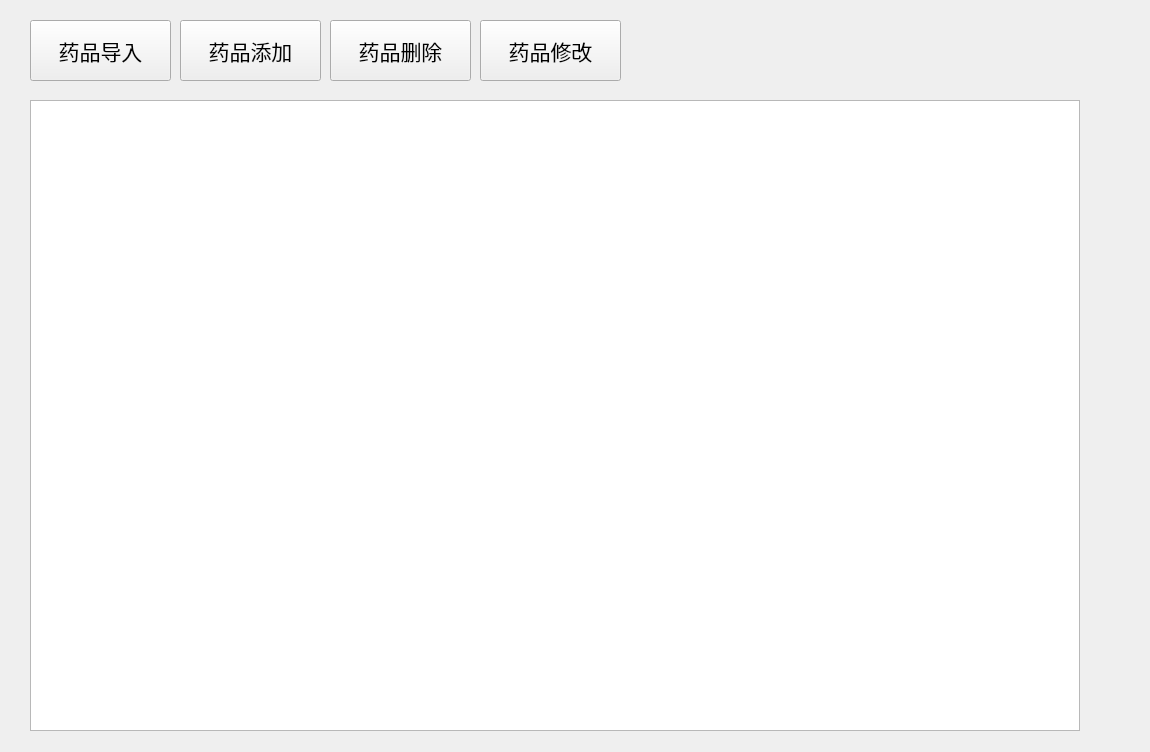
<?xml version="1.0" encoding="UTF-8"?>
<ui version="4.0">
 <class>Medicine</class>
 <widget class="QWidget" name="Medicine">
  <property name="geometry">
   <rect>
    <x>0</x>
    <y>0</y>
    <width>1150</width>
    <height>752</height>
   </rect>
  </property>
  <property name="windowTitle">
   <string>Form</string>
  </property>
  <widget class="QWidget" name="widget" native="true">
   <property name="geometry">
    <rect>
     <x>30</x>
     <y>20</y>
     <width>700</width>
     <height>61</height>
    </rect>
   </property>
   <widget class="QPushButton" name="pushButton">
    <property name="geometry">
     <rect>
      <x>0</x>
      <y>0</y>
      <width>141</width>
      <height>61</height>
     </rect>
    </property>
    <property name="styleSheet">
     <string notr="true">font: 75 16pt
</string>
    </property>
    <property name="text">
     <string>药品导入</string>
    </property>
   </widget>
   <widget class="QPushButton" name="add">
    <property name="geometry">
     <rect>
      <x>150</x>
      <y>0</y>
      <width>141</width>
      <height>61</height>
     </rect>
    </property>
    <property name="styleSheet">
     <string notr="true">font:75 16pt</string>
    </property>
    <property name="text">
     <string>药品添加</string>
    </property>
   </widget>
   <widget class="QPushButton" name="delete_2">
    <property name="geometry">
     <rect>
      <x>300</x>
      <y>0</y>
      <width>141</width>
      <height>61</height>
     </rect>
    </property>
    <property name="styleSheet">
     <string notr="true">font:75 16pt
</string>
    </property>
    <property name="text">
     <string>药品删除</string>
    </property>
   </widget>
   <widget class="QPushButton" name="revise">
    <property name="geometry">
     <rect>
      <x>450</x>
      <y>0</y>
      <width>141</width>
      <height>61</height>
     </rect>
    </property>
    <property name="styleSheet">
     <string notr="true">font : 75 16pt</string>
    </property>
    <property name="text">
     <string>药品修改</string>
    </property>
   </widget>
  </widget>
  <widget class="QTableView" name="tableView">
   <property name="geometry">
    <rect>
     <x>30</x>
     <y>100</y>
     <width>1050</width>
     <height>631</height>
    </rect>
   </property>
  </widget>
 </widget>
 <resources/>
 <connections/>
</ui>
